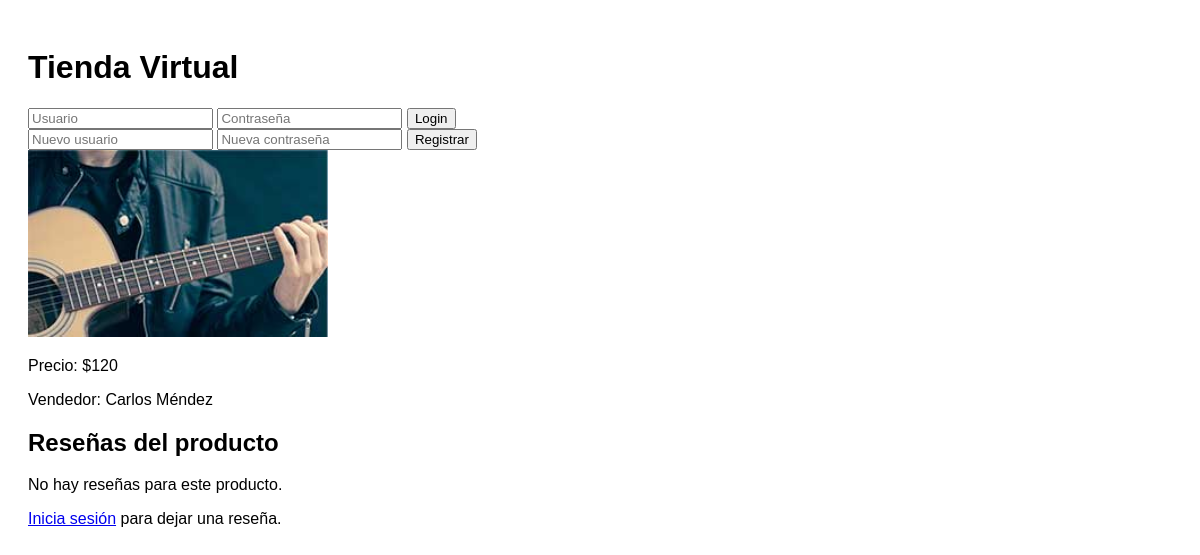
The app's page /producto/3 with its own data.
### tables this page shows
CREATE TABLE productos (
    id INTEGER PRIMARY KEY AUTOINCREMENT,
    nombre TEXT NOT NULL,
    precio INT NOT NULL,
    vendedor TEXT NOT NULL,
    imagen TEXT NOT NULL
);

### app.py (the view)
@app.route('/producto/<int:producto_id>', endpoint='producto')
def producto(producto_id):
    db = get_db()
    producto = db.execute(
        'SELECT * FROM productos WHERE id = ?', (producto_id,)
    ).fetchone()
    if producto is None:
        return "Producto no encontrado", 404
    reseñas = db.execute('''
        SELECT r.comentario, r.calificacion, u.usuario
        FROM resenas r JOIN usuarios u ON r.usuario_id = u.id
        WHERE r.producto_id = ?
        ORDER BY r.id DESC
    ''', (producto_id,)).fetchall()
    user = None
    if 'user_id' in session:
        user = db.execute('SELECT * FROM usuarios WHERE id = ?', (session['user_id'],)).fetchone()
    return render_template(
        'producto.html',
        producto=producto,
        reseñas=reseñas,
        usuario=user['usuario'] if user else None  # 👈 pasamos solo el nombre de usuario
    )

### app.py (called while the page is built)
def get_db():
    conn = sqlite3.connect(DATABASE)
    conn.row_factory = sqlite3.Row
    return conn

### templates/producto.html (shortened to what this page needs)
<!DOCTYPE html>
<html lang="es">
<head>
    <link rel="stylesheet" href="{{ url_for('static', filename='style.css') }}">
</head>
<body>
    <header>
        <h1>Tienda Virtual</h1>
        {% if usuario %}
        <p>Bienvenido, {{ usuario }} | <a href="{{ url_for('logout') }}">Cerrar sesión</a></p>
        {% else %}
        <form action="/login" method="POST">
            <input type="text" name="username" placeholder="Usuario" required>
            <input type="password" name="password" placeholder="Contraseña" required>
            <button type="submit">Login</button>
        </form>
        <form action="/register" method="POST">
            <input type="text" name="username" placeholder="Nuevo usuario" required>
            <input type="password" name="password" placeholder="Nueva contraseña" required>
            <button type="submit">Registrar</button>
        </form>
        {% endif %}
    </header>
    <section class="producto-detalle">
        <img src="{{ url_for('static', filename=producto.imagen) }}" alt="{{ producto.nombre }}" width="300" />
        <p>Precio: ${{ producto.precio }}</p>
        <p>Vendedor: {{ producto.vendedor }}</p>
    </section>
    <section class="reseñas">
        <h2>Reseñas del producto</h2>
        {% if reseñas %}
        <ul>
            {% for r in reseñas %}
            <li><strong>{{ r.usuario }}:</strong> {{ r.comentario }} <em>(Calificación: {{ r.calificacion }}/5)</em></li>
            {% endfor %}
        </ul>
        {% else %}
        <p>No hay reseñas para este producto.</p>
        {% endif %}
    </section>
    {% if usuario %}
    <section class="agregar-reseña">
        <h3>Deja tu reseña</h3>
        <form method="POST" action="{{ url_for('agregar_resena', producto_id=producto.id) }}">
            <textarea name="comentario" required></textarea><br />
            <label>Calificación:
                <select name="calificacion" required>
                    <option value="5">5 - Excelente</option>
                    <option value="4">4 - Bueno</option>
                    <option value="3">3 - Regular</option>
                    <option value="2">2 - Malo</option>
                    <option value="1">1 - Muy malo</option>
                </select>
            </label><br />
            <button type="submit">Enviar reseña</button>
        </form>
    </section>
    {% else %}
    <p><a href="{{ url_for('login') }}">Inicia sesión</a> para dejar una reseña.</p>
    {% endif %}
</body>
</html>

### static/style.css (style rules this page uses)
body { font-family: Arial, sans-serif; padding: 20px; }

### records on screen
productos: imagen (picture), precio "120", vendedor "Carlos Méndez"
